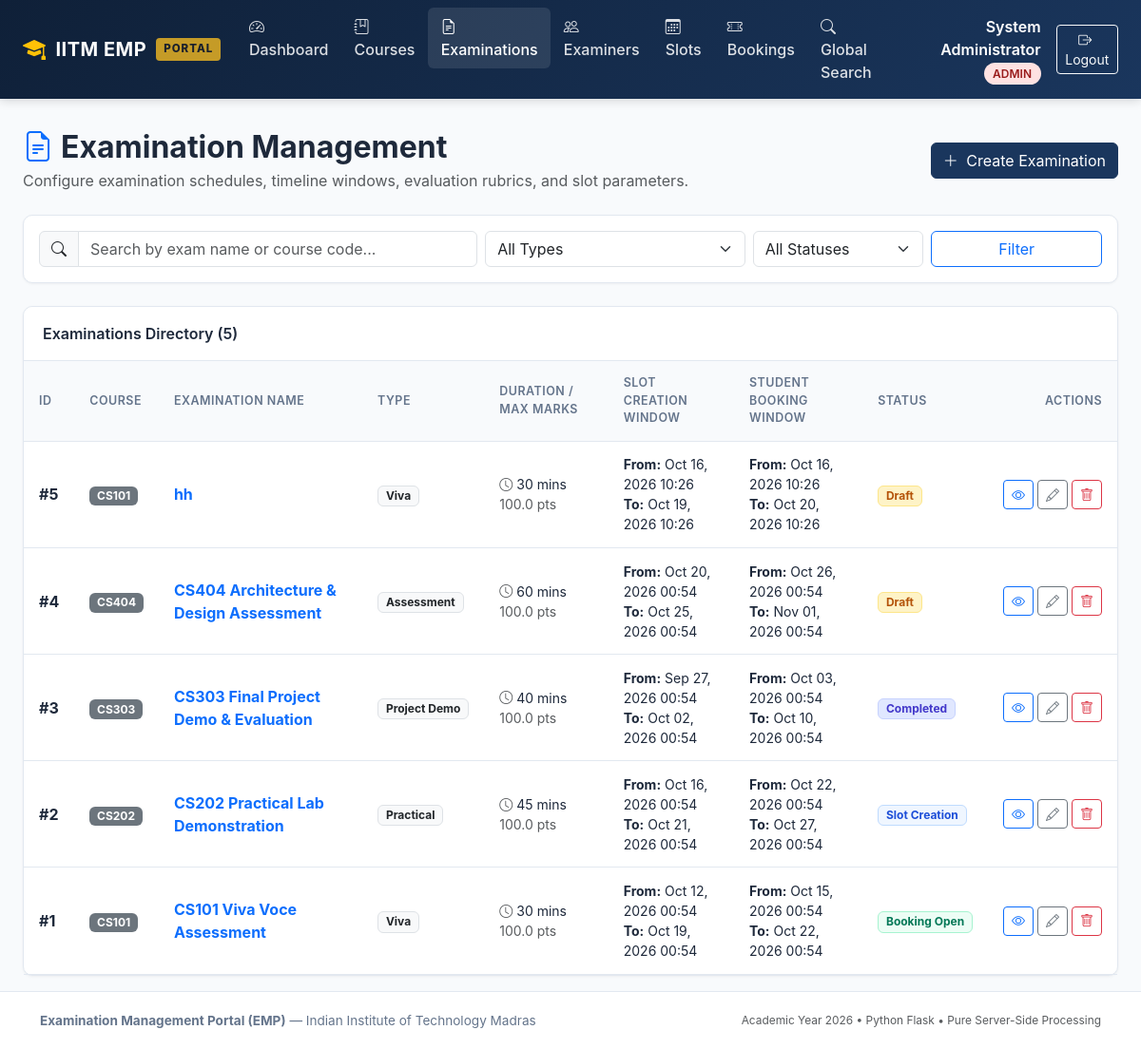
Screenshot of /admin/examinations (signed in) with the database file from the repository.
### models/user.py (models this page shows, shortened)
class User(UserMixin, db.Model):
    __tablename__ = 'users'
    id = db.Column(db.Integer, primary_key=True, autoincrement=True)
    name = db.Column(db.String(150), nullable=False)
    email = db.Column(db.String(150), unique=True, nullable=False, index=True)
    password_hash = db.Column(db.String(256), nullable=False)
    role = db.Column(db.String(20), nullable=False)
    status = db.Column(db.String(20), nullable=False, default='active')
    created_at = db.Column(db.DateTime, default=datetime.now, nullable=False)
    examiner_profile = db.relationship('ExaminerProfile', back_populates='user', uselist=False, cascade='all, delete-orphan')
    slots = db.relationship('ExaminationSlot', back_populates='examiner', foreign_keys='ExaminationSlot.examiner_id', cascade='all, delete-orphan')
    bookings = db.relationship('Booking', back_populates='student', foreign_keys='Booking.student_id', cascade='all, delete-orphan')

### models/examination.py (models this page shows, shortened)
class Examination(db.Model):
    __tablename__ = 'examinations'
    exam_id = db.Column(db.Integer, primary_key=True, autoincrement=True)
    course_id = db.Column(db.Integer, db.ForeignKey('courses.course_id', ondelete='CASCADE'), nullable=False)
    examination_name = db.Column(db.String(200), nullable=False)
    examination_type = db.Column(db.String(50), nullable=False)
    duration = db.Column(db.Integer, nullable=False, default=30)
    maximum_marks = db.Column(db.Float, nullable=False, default=100.0)
    slot_creation_start = db.Column(db.DateTime, nullable=False)
    slot_creation_end = db.Column(db.DateTime, nullable=False)
    slot_booking_start = db.Column(db.DateTime, nullable=False)
    slot_booking_end = db.Column(db.DateTime, nullable=False)
    status = db.Column(db.String(30), nullable=False, default='Draft')
    course = db.relationship('Course', back_populates='examinations')
    rubrics = db.relationship('Rubric', back_populates='examination', cascade='all, delete-orphan')
    slots = db.relationship('ExaminationSlot', back_populates='examination', cascade='all, delete-orphan')

### models/course.py (models this page shows, shortened)
class Course(db.Model):
    __tablename__ = 'courses'
    course_id = db.Column(db.Integer, primary_key=True, autoincrement=True)
    course_code = db.Column(db.String(50), unique=True, nullable=False, index=True)
    course_name = db.Column(db.String(200), nullable=False)
    description = db.Column(db.Text, nullable=True)
    status = db.Column(db.String(20), nullable=False, default='active')
    examinations = db.relationship('Examination', back_populates='course', cascade='all, delete-orphan')

### routes/admin.py (the view, shortened to what this page needs)
@admin_bp.route('/examinations')
def examinations():
    search_query = request.args.get('q', '').strip()
    status_filter = request.args.get('status', '').strip()
    type_filter = request.args.get('type', '').strip()
    query = Examination.query
    if status_filter:
        query = query.filter_by(status=status_filter)
    if type_filter:
        query = query.filter_by(examination_type=type_filter)
    exam_list = query.order_by(Examination.exam_id.desc()).all()
    return render_template('admin/examinations.html', examinations=exam_list, search_query=search_query, status_filter=status_filter, type_filter=type_filter)

### routes/admin.py (called while the page is built)
@admin_bp.before_request
@login_required
@role_required('admin')
def check_admin():
    pass

### templates/admin/examinations.html (shortened to what this page needs)
{% extends 'base.html' %}
{% block content %}
<div class="d-flex flex-column flex-md-row justify-content-between align-items-md-center mb-4 gap-2">
  <div>
    <h2 class="fw-bold mb-1"><i class="bi bi-file-earmark-text text-primary me-2"></i>Examination Management</h2>
    <p class="text-muted mb-0">Configure examination schedules, timeline windows, evaluation rubrics, and slot parameters.</p>
  </div>
  <div>
    <a href="{{ url_for('admin.new_examination') }}" class="btn btn-emp-primary">
      <i class="bi bi-plus-lg me-1"></i> Create Examination
    </a>
  </div>
</div>
<div class="emp-card mb-4 p-3">
  <form method="GET" action="{{ url_for('admin.examinations') }}" class="row g-2 align-items-center">
    <div class="col-md-5">
      <div class="input-group">
        <span class="input-group-text"><i class="bi bi-search"></i></span>
        <input type="text" name="q" class="form-control" placeholder="Search by exam name or course code..." value="{{ search_query }}">
      </div>
    </div>
    <div class="col-md-3">
      <select name="type" class="form-select">
        <option value="">All Types</option>
      </select>
    </div>
    <div class="col-md-2">
      <select name="status" class="form-select">
        <option value="">All Statuses</option>
      </select>
    </div>
    <div class="col-md-2 d-flex gap-2">
      <button type="submit" class="btn btn-outline-primary w-100">Filter</button>
    </div>
  </form>
</div>
<div class="emp-card">
  <div class="emp-card-header d-flex justify-content-between align-items-center">
    <span>Examinations Directory ({{ examinations|length }})</span>
  </div>
  <div class="table-responsive">
    <table class="emp-table">
      <thead>
        <tr>
          <th>ID</th>
          <th>Course</th>
          <th>Examination Name</th>
          <th>Type</th>
          <th>Duration / Max Marks</th>
          <th>Slot Creation Window</th>
          <th>Student Booking Window</th>
          <th>Status</th>
          <th class="text-end">Actions</th>
        </tr>
      </thead>
      <tbody>
        {% for exam in examinations %}
        <tr>
          <td class="fw-bold">#{{ exam.exam_id }}</td>
          <td><span class="badge bg-secondary">{{ exam.course.course_code }}</span></td>
          <td>
            <a href="{{ url_for('admin.examination_detail', exam_id=exam.exam_id) }}" class="fw-bold text-decoration-none">
              {{ exam.examination_name }}
            </a>
          </td>
          <td><span class="badge bg-light text-dark border">{{ exam.examination_type }}</span></td>
          <td>
            <span class="small d-block"><i class="bi bi-clock me-1 text-muted"></i>{{ exam.duration }} mins</span>
            <span class="small d-block text-muted">{{ exam.maximum_marks }} pts</span>
          </td>
          <td class="small">
            <div><strong>From:</strong> {{ exam.slot_creation_start | datetime_format('%b %d, %Y %H:%M') }}</div>
            <div><strong>To:</strong> {{ exam.slot_creation_end | datetime_format('%b %d, %Y %H:%M') }}</div>
          </td>
          <td class="small">
            <div><strong>From:</strong> {{ exam.slot_booking_start | datetime_format('%b %d, %Y %H:%M') }}</div>
            <div><strong>To:</strong> {{ exam.slot_booking_end | datetime_format('%b %d, %Y %H:%M') }}</div>
          </td>
          <td>
            {% if exam.status == 'Booking Open' %}
              <span class="badge badge-status-open">Booking Open</span>
            {% elif exam.status == 'Slot Creation' %}
              <span class="badge badge-status-creation">Slot Creation</span>
            {% elif exam.status == 'Completed' %}
              <span class="badge badge-status-completed">Completed</span>
            {% elif exam.status == 'Draft' %}
              <span class="badge badge-status-draft">Draft</span>
            {% else %}
              <span class="badge bg-secondary">{{ exam.status }}</span>
            {% endif %}
          </td>
          <td class="text-end">
            <div class="d-inline-flex gap-1">
              <a href="{{ url_for('admin.examination_detail', exam_id=exam.exam_id) }}" class="btn btn-sm btn-outline-primary" title="View Rubrics & Slots">
                <i class="bi bi-eye"></i>
              </a>
              <a href="{{ url_for('admin.edit_examination', exam_id=exam.exam_id) }}" class="btn btn-sm btn-outline-secondary" title="Edit Parameters">
                <i class="bi bi-pencil"></i>
              </a>
              <form method="POST" action="{{ url_for('admin.delete_examination', exam_id=exam.exam_id) }}" class="d-inline" onsubmit="return confirm('Are you sure you want to delete this examination?');">
                <button type="submit" class="btn btn-sm btn-outline-danger" title="Delete Examination">
                  <i class="bi bi-trash"></i>
                </button>
              </form>
            </div>
          </td>
        </tr>
        {% endfor %}
      </tbody>
    </table>
  </div>
</div>
{% endblock %}

### templates/base.html (shortened to what this page needs)
<!DOCTYPE html>
<html lang="en">
<head>
  <link href="https://cdn.jsdelivr.net/npm/bootstrap@5.3.3/dist/css/bootstrap.min.css" rel="stylesheet">
  <link href="https://cdn.jsdelivr.net/npm/bootstrap-icons@1.11.3/font/bootstrap-icons.min.css" rel="stylesheet">
  <link rel="stylesheet" href="{{ url_for('static', filename='css/style.css') }}">
</head>
<body>
  <nav class="navbar navbar-expand-lg navbar-dark emp-navbar sticky-top">
    <div class="container-fluid px-lg-4">
      <a class="navbar-brand emp-brand" href="{{ url_for('index') }}">
        <i class="bi bi-mortarboard-fill text-warning fs-4"></i>
        <span>IITM EMP</span>
        <span class="emp-brand-badge">PORTAL</span>
      </a>
      <div class="collapse navbar-collapse" id="empNavbarNav">
        <ul class="navbar-nav me-auto mb-2 mb-lg-0">
          {% if current_user.is_authenticated %}
            {% if current_user.role == 'admin' %}
              <li class="nav-item">
                <a class="nav-link {% if request.endpoint == 'admin.dashboard' %}active{% endif %}" href="{{ url_for('admin.dashboard') }}">
                  <i class="bi bi-speedometer2 me-1"></i> Dashboard
                </a>
              </li>
              <li class="nav-item">
                <a class="nav-link {% if 'courses' in request.endpoint %}active{% endif %}" href="{{ url_for('admin.courses') }}">
                  <i class="bi bi-journal-bookmark me-1"></i> Courses
                </a>
              </li>
              <li class="nav-item">
                <a class="nav-link {% if 'examination' in request.endpoint %}active{% endif %}" href="{{ url_for('admin.examinations') }}">
                  <i class="bi bi-file-earmark-text me-1"></i> Examinations
                </a>
              </li>
              <li class="nav-item">
                <a class="nav-link {% if 'examiners' in request.endpoint %}active{% endif %}" href="{{ url_for('admin.examiners') }}">
                  <i class="bi bi-people me-1"></i> Examiners
                </a>
              </li>
              <li class="nav-item">
                <a class="nav-link {% if 'slots' in request.endpoint %}active{% endif %}" href="{{ url_for('admin.slots') }}">
                  <i class="bi bi-calendar3 me-1"></i> Slots
                </a>
              </li>
              <li class="nav-item">
                <a class="nav-link {% if 'bookings' in request.endpoint %}active{% endif %}" href="{{ url_for('admin.bookings') }}">
                  <i class="bi bi-ticket-perforated me-1"></i> Bookings
                </a>
              </li>
              <li class="nav-item">
                <a class="nav-link {% if request.endpoint == 'admin.search' %}active{% endif %}" href="{{ url_for('admin.search') }}">
                  <i class="bi bi-search me-1"></i> Global Search
                </a>
              </li>
            {% endif %}
          {% endif %}
        </ul>
        <div class="d-flex align-items-center gap-3">
          {% if current_user.is_authenticated %}
            <div class="text-white text-end d-none d-md-block">
              <span class="fw-semibold">{{ current_user.name }}</span>
              <span class="user-role-badge role-{{ current_user.role }} ms-1">{{ current_user.role }}</span>
            </div>
            <a href="{{ url_for('auth.logout') }}" class="btn btn-outline-light btn-sm">
              <i class="bi bi-box-arrow-right me-1"></i> Logout
            </a>
          {% endif %}
        </div>
      </div>
    </div>
  </nav>
  <main class="container-fluid px-lg-4 py-3">
    {% block content %}{% endblock %}
  </main>
  <footer class="emp-footer text-center mt-auto">
    <div class="container">
      <div class="d-flex flex-column flex-md-row justify-content-between align-items-center">
        <div>
          <strong>Examination Management Portal (EMP)</strong> &mdash; Indian Institute of Technology Madras
        </div>
        <div class="text-muted small mt-2 mt-md-0">
          Academic Year {{ current_year }} &bull; Python Flask &bull; Pure Server-Side Processing
        </div>
      </div>
    </div>
  </footer>
</body>
</html>

### static/css/style.css (style rules this page uses)
:root { --emp-primary: #1a365d; --emp-primary-light: #2b6cb0; --emp-primary-dark: #0f2038; --emp-accent: #c59b27; --emp-accent-hover: #b0881e; --emp-bg: #f8fafc; --emp-card-bg: #ffffff; --emp-border: #e2e8f0; --emp-text-main: #1e293b; --emp-text-muted: #64748b; --emp-success: #10b981; --emp-warning: #f59e0b; --emp-danger: #ef4444; }
body { font-family: -apple-system, BlinkMacSystemFont, "Segoe UI", Roboto, "Helvetica Neue", Arial, sans-serif; background-color: var(--emp-bg); color: var(--emp-text-main); min-height: 100vh; display: flex; flex-direction: column; }
.emp-navbar { background: linear-gradient(135deg, var(--emp-primary-dark) 0%, var(--emp-primary) 100%); box-shadow: 0 2px 10px rgba(0, 0, 0, 0.15); }
.emp-brand { font-weight: 700; letter-spacing: 0.5px; color: #ffffff !important; display: flex; align-items: center; gap: 10px; }
.emp-brand-badge { background: var(--emp-accent); color: #1a202c; font-size: 0.72rem; font-weight: 800; padding: 3px 8px; border-radius: 4px; letter-spacing: 1px; }
.navbar-dark .navbar-nav .nav-link { color: rgba(255, 255, 255, 0.85); font-weight: 500; transition: all 0.2s ease; padding: 0.5rem 0.85rem; border-radius: 6px; }
.navbar-dark .navbar-nav .nav-link:hover, .navbar-dark .navbar-nav .nav-link.active { color: #ffffff; background: rgba(255, 255, 255, 0.1); }
.user-role-badge { font-size: 0.75rem; font-weight: 600; text-transform: uppercase; padding: 0.25rem 0.6rem; border-radius: 20px; }
.role-admin { background-color: #fee2e2; color: #991b1b; }
main { flex: 1 0 auto; }
.emp-card { background: var(--emp-card-bg); border: 1px solid var(--emp-border); border-radius: 10px; box-shadow: 0 1px 3px rgba(0, 0, 0, 0.05); transition: box-shadow 0.2s ease; }
.emp-card-header { background: #ffffff; border-bottom: 1px solid var(--emp-border); font-weight: 600; padding: 1rem 1.25rem; border-radius: 10px 10px 0 0; }
.emp-table { width: 100%; margin-bottom: 0; }
.emp-table th { background-color: #f8fafc; color: var(--emp-text-muted); font-size: 0.78rem; font-weight: 600; text-transform: uppercase; letter-spacing: 0.5px; border-top: none; border-bottom: 1px solid var(--emp-border); padding: 0.85rem 1rem; }
.emp-table td { padding: 0.85rem 1rem; vertical-align: middle; border-bottom: 1px solid var(--emp-border); }
.btn-emp-primary { background-color: var(--emp-primary); border-color: var(--emp-primary); color: #ffffff; }
.badge-status-completed { background-color: #e0e7ff; color: #4338ca; border: 1px solid #c7d2fe; }
.badge-status-open { background-color: #ecfdf5; color: #047857; border: 1px solid #a7f3d0; }
.badge-status-creation { background-color: #eff6ff; color: #1d4ed8; border: 1px solid #bfdbfe; }
.badge-status-draft { background-color: #fef3c7; color: #b45309; border: 1px solid #fde68a; }
.emp-footer { background: #ffffff; border-top: 1px solid var(--emp-border); padding: 1.25rem 0; font-size: 0.85rem; color: var(--emp-text-muted); }

### rows the page displays
User: name "System Administrator", role "ADMIN"
Examination: exam_id "5", course.course_code "CS101", examination_name "hh", examination_type "Viva", duration "30", maximum_marks "100.0", slot_creation_start "Oct 16, 2026 10:26", slot_creation_end "Oct 19, 2026 10:26", slot_booking_start "Oct 16, 2026 10:26", slot_booking_end "Oct 20, 2026 10:26", status "Draft"
Examination: exam_id "4", course.course_code "CS404", examination_name "CS404 Architecture & Design Assessment", examination_type "Assessment", duration "60", maximum_marks "100.0", slot_creation_start "Oct 20, 2026 00:54", slot_creation_end "Oct 25, 2026 00:54", slot_booking_start "Oct 26, 2026 00:54", slot_booking_end "Nov 01, 2026 00:54", status "Draft"
Examination: exam_id "3", course.course_code "CS303", examination_name "CS303 Final Project Demo & Evaluation", examination_type "Project Demo", duration "40", maximum_marks "100.0", slot_creation_start "Sep 27, 2026 00:54", slot_creation_end "Oct 02, 2026 00:54", slot_booking_start "Oct 03, 2026 00:54", slot_booking_end "Oct 10, 2026 00:54", status "Completed"
Examination: exam_id "2", course.course_code "CS202", examination_name "CS202 Practical Lab Demonstration", examination_type "Practical", duration "45", maximum_marks "100.0", slot_creation_start "Oct 16, 2026 00:54", slot_creation_end "Oct 21, 2026 00:54", slot_booking_start "Oct 22, 2026 00:54", slot_booking_end "Oct 27, 2026 00:54", status "Slot Creation"
Examination: exam_id "1", course.course_code "CS101", examination_name "CS101 Viva Voce Assessment", examination_type "Viva", duration "30", maximum_marks "100.0", slot_creation_start "Oct 12, 2026 00:54", slot_creation_end "Oct 19, 2026 00:54", slot_booking_start "Oct 15, 2026 00:54", slot_booking_end "Oct 22, 2026 00:54", status "Booking Open"

### other values shown
{{ examinations|length }} "5"
